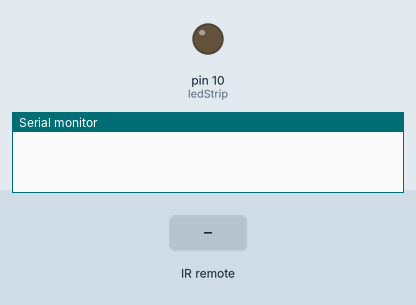
Recording of a sketch running on a simulated Arduino Uno, built with avr-gcc and run on an emulated ATmega328P. Shown: output pins drawn as LEDs (lit = HIGH), the last lines printed to the serial monitor. The test bench sets the inputs (shaded band).

Above: at 1.2 s.
1.3 s: infrared code 0xFF38C7 received
At 1.6 s:
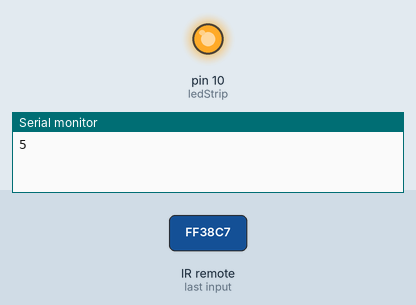
Timing chart, 0 to 4.8 s (numbered marks = the images above; inputs shaded):
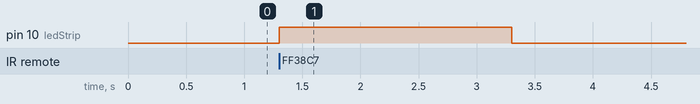

The sketch:

HigherInput.ino
```cpp
/*
 *  A4: Higher voltage and transistors!
 *
 *  Created 2/15/20
 *  by Gina Gross
 *  for HCDE 439
 *  Modified from example code: http://www.circuitbasics.com/arduino-ir-remote-receiver-tutorial/
 */

#include <IRremote.h>                 // Include the IRRemote library.

// Initializing variables and constants
const int RECV_PIN = 6;               // The pin that the IR reciever breakout board is connected to.
                                      // I used an analog pin because I want to control the LED strip's output using analogWrite().
                                      // I'm not actually sure if the IR reciever needs to be on an analog pin for this, but for the sake of
                                      // simplicity and continuity I am connecting it to an analog pin, just like I will the LED strip.

IRrecv irrecv(RECV_PIN);              // For any IR communication using the IRremote library, we need to create an object called irrecv
                                      // and specify the pin number where the IR receiver is connected (in this case, pin 6).
                                      // This object will take care of the protocol and processing of the information from the receiver.

decode_results results;               // Next we need to create a results object from the decode_results class,
                                      // which will be used by the irrecv object to share the decoded information with our application.

const int ledStrip = 10;              // The pin that the LED strip is connected to.

// Setup code - This code will run once.
void setup(){
  Serial.begin(9600);                 // Initialize serial communication.
  irrecv.enableIRIn();                // enableIRIn() is a member function of IRrecv. We are calling it to start the IR reciever.
  irrecv.blink13(true);               // This will blink the built-in LED on the Arduino board every time the reciever gets a signal from the remote control.
  pinMode(ledStrip, OUTPUT);          // Initialize the LED strip as output.
}

// After setup executes, this code will run repeatedly.
void loop(){
  if (irrecv.decode(&results)){       // irrecv.decode() will return 'true' if a code (signal from the remote) is recieved, and the 'if' statement will then be executed.
                                      // The recieved code will be stored in results.value.

      switch(results.value){          // Since I am only programming functionality to one button on the remote, I probably don't actually have to use switch/case
                                      // (as opposed to if I programmed several different buttons to do different things - I would absolutely need switch/case then),
                                      // but I am using it to keep this code efficient and allow the possibility for more cases/functionality to be added in the future.
                                      // For now, the switch block only handles one case, and that's the case of recieving the IR code for the remote's keypad button 5.

        case 0xFF38C7:                // Keypad button "5"
        Serial.println("5");          // Print "5" to the serial monitor.
        analogWrite(ledStrip, 255);   // Turn on the LED strip (HIGH).
        delay(2000);                  // Wait 2 seconds.
        digitalWrite(ledStrip, 0);    // Turn off the LED strip (LOW).
      }

      irrecv.resume();                // This will reset the reciever and prepare it to recieve the next code.
  }
}
```

Measured:
- after the input at 1.3 s, pin 10 (ledStrip): LOW → HIGH at once, → LOW 2.0 s later
